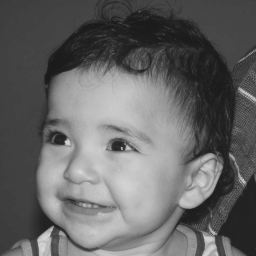
//> input picture tutorial/pdi/exemplos/sortpixels/biel.png, 256 x 256 px
$ ./sortpixels biel.png   (built with g++ and OpenCV 4)
//> lines starting //> are read from the running program, lines starting //| are printed output that depends on the picture
#include <iostream>
#include <opencv2/opencv.hpp>
#include <fstream>
#include <algorithm>
#include <chrono>
#include <random>

int main(int argc, char** argv){
  cv::Mat image;
  cv::Mat hist;

  std::ofstream histfileoriginal("histogram-original.txt");
  std::ofstream histfilesorted("histogram-sorted.txt");
  std::ofstream histfileshuffled("histogram-shuffled.txt");

  int nbins = 256;
  float range[] = {0, 255};
  const float *histrange = { range };
  bool uniform = true;
  bool acummulate = false;

  image = cv::imread(argv[1], cv::IMREAD_GRAYSCALE);
//> image is the input picture: 256 rows x 256 cols, CV_8UC1; min 26, max 219, mean 100.9

  if(!image.data){
    std::cout << "Nao abriu imagem\n";
    return -1;
  }

  cv::calcHist(&image, 1, 0, cv::Mat(), hist, 1, &nbins, &histrange, uniform, acummulate);
//> hist = 256 values, max 4524 at index 65, min 0 at index 0, mean 256
  for(int i = 0; i < nbins; i++){
    histfileoriginal << hist.at<float>(i) << std::endl;
  }

  cv::Mat imagesorted = image.clone();

  std::qsort(imagesorted.data, imagesorted.rows * imagesorted.cols, sizeof(uchar), [](const void *a, const void *b){
    return *(uchar*)a - *(uchar*)b;
  });
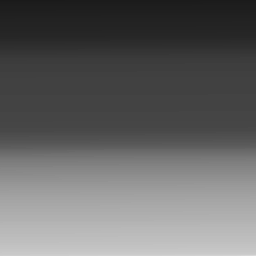
//> imagesorted: 256 rows x 256 cols, CV_8UC1; min 26, max 219, mean 100.9
  cv::calcHist(&imagesorted, 1, 0, cv::Mat(), hist, 1, &nbins, &histrange, uniform, acummulate);
  for(int i = 0; i < nbins; i++){
    histfilesorted << hist.at<float>(i) << std::endl;
  }

  cv::Mat imageshuffled = image.clone();

  std::vector<uchar> pixels(imageshuffled.data, imageshuffled.data + imageshuffled.total());
//> pixels = 65536 items

  unsigned seed = std::chrono::system_clock::now().time_since_epoch().count();
  std::shuffle(pixels.begin(), pixels.end(), std::default_random_engine(seed));
  std::copy(pixels.begin(), pixels.end(), imageshuffled.data);
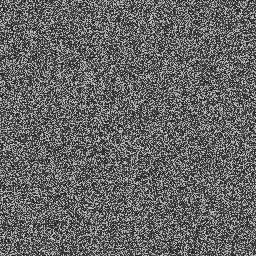
//> imageshuffled: 256 rows x 256 cols, CV_8UC1; min 26, max 219, mean 100.9

  cv::calcHist(&image, 1, 0, cv::Mat(), hist, 1, &nbins, &histrange, uniform, acummulate);
  for(int i = 0; i < nbins; i++){
    histfileshuffled << hist.at<float>(i) << std::endl;
  }

  cv::hconcat(image, imagesorted, image);
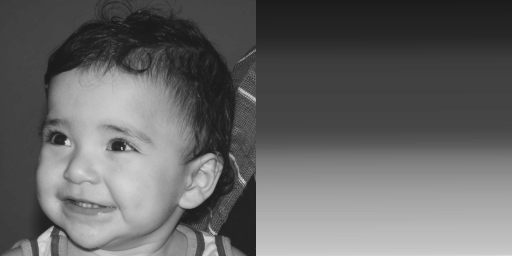
//> image: 256 rows x 512 cols, CV_8UC1; min 26, max 219, mean 100.9
  cv::hconcat(image, imageshuffled, image);
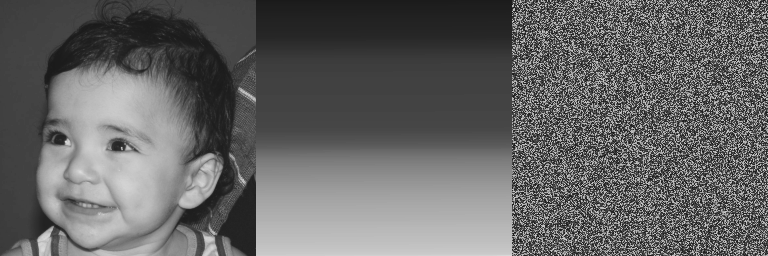
//> image: 256 rows x 768 cols, CV_8UC1; min 26, max 219, mean 100.9

  cv::imshow("Imagem Original, Ordenada e Embaralhada", image);
  cv::waitKey();

  return 0;
}
